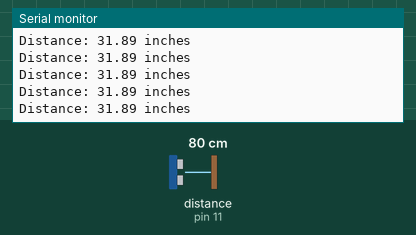
This sketch was run on a simulated Arduino Uno, built with avr-gcc and run on an emulated ATmega328P. Shown: the last lines printed to the serial monitor. Inputs (shaded band) come from the test bench; at power-on: distance to the obstacle (sensor on pin 11) 80 cm. The echo pulse lasts 58.3 µs per cm.

Above: at 7.8 s.
7.9 s: distance to the obstacle (sensor on pin 11) set to 206 cm
At 8.07 s:
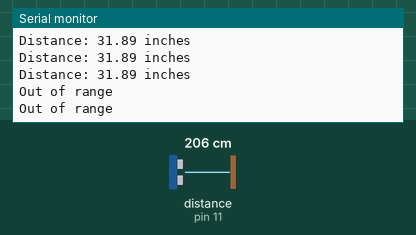
9.4 s: distance to the obstacle (sensor on pin 11) set to 197 cm
At 9.41 s:
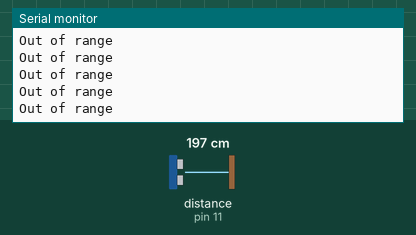

The sketch:

lab7excercise1.ino
```cpp
#include <NewPing.h>

#define TRIGGER_PIN 12
#define ECHO_PIN 11
#define MAX_DISTANCE 200 // Maximum distance we want to ping for (in centimeters). Maximum sensor distance is rated at 400-500cm.

NewPing sonar(TRIGGER_PIN, ECHO_PIN, MAX_DISTANCE); // NewPing setup of pins and maximum distance.

bool displayInches = true;

void setup() {
  Serial.begin(9600);
}

void loop() {
  unsigned int distance;

  distance = sonar.ping_cm(); // Send ping, get distance in cm.

  if (distance == 0) {
    Serial.println("Out of range");
  } else {
    if (displayInches) {
      float inches = distance * 0.393701;
      Serial.print("Distance: ");
      Serial.print(inches);
      Serial.println(" inches");
    } else {
      Serial.print("Distance: ");
      Serial.print(distance);
      Serial.println(" mm");
    }
  }

  if (Serial.available() > 0) {
    char command = Serial.read();
    if (command == 'i') {
      displayInches = true;
      Serial.println("Displaying in inches");
    } else if (command == 'm') {
      displayInches = false;
      Serial.println("Displaying in millimeters");
    }
  }

  delay(100); // Wait 100ms between pings (about 10 pings/sec). 29ms should be the shortest delay between pings.
}
```

Measured:
- after the input at 7.9 s, the serial monitor: prints a new line after 0.05 s (image 1)
